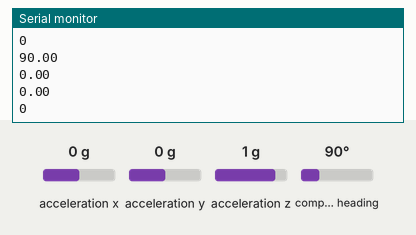
The sketch below on a simulated Arduino Uno, built with avr-gcc and run on an emulated ATmega328P. Shown: the last lines printed to the serial monitor. Inputs (shaded band) come from the test bench; at power-on: acceleration x 0 g, acceleration y 0 g, acceleration z 1 g, compass heading 90°.

Above: at 1.2 s.
1.3 s: acceleration x set to -1.4 g
At 2.6 s:
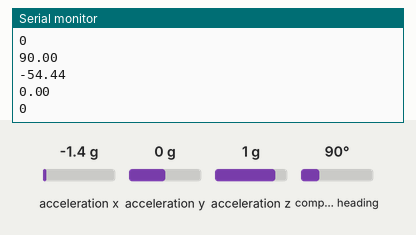
2.8 s: acceleration y set to -1.4 g
At 3.7 s:
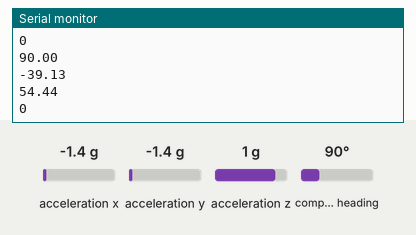
4.3 s: acceleration z set to -1.4 g
At 5.6 s:
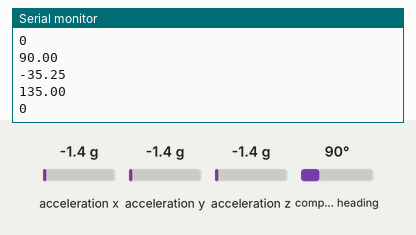
5.8 s: compass heading set to 7°
At 6.5 s:
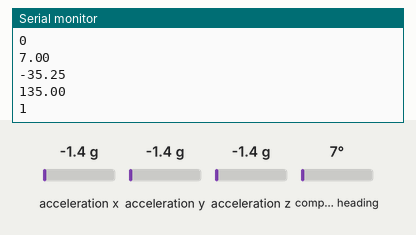
Timing chart, 0 to 8.3 s (numbered marks = the images above; inputs shaded):
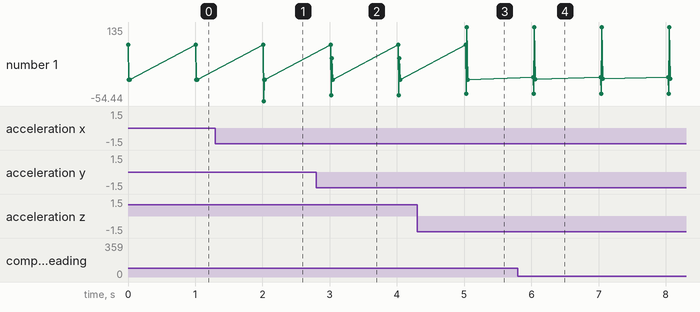

Measured:
- after the input at 1.3 s, the serial monitor: prints a new line after 0.72 s (image 1)
- after the input at 2.8 s, the serial monitor: prints a new line after 0.22 s (image 2)
- after the input at 4.3 s, the serial monitor: prints a new line after 0.73 s (image 3)
- after the input at 5.8 s, the serial monitor: prints a new line after 0.23 s (image 4)
- plotted number 1: 0 → 3 after the input at 5.8 s

The sketch:

bno055.ino
```cpp
#include <Wire.h>
#include <SPI.h>
#include <Adafruit_Sensor.h>
#include <Adafruit_BNO055.h>
#include <utility/imumaths.h>


Adafruit_BNO055 bno = Adafruit_BNO055(55);


float imu_x = 0;
float imu_y = 0;
float imu_z = 0;
float acc_x = 0;
float acc_y = 0;
float acc_z = 0;
int sayac = 0;

void setup(void)
{
  Serial.begin(9600);

   if(!bno.begin())
  {
    Serial.println("BNO055");
    delay(5000);
  }
  bno.setExtCrystalUse(true);
}

void loop()
{
  imu::Vector<3> euler = bno.getVector(Adafruit_BNO055::VECTOR_EULER);
  imu::Vector<3> acc = bno.getVector(Adafruit_BNO055::VECTOR_ACCELEROMETER);
  imu_x=euler.x();
  imu_y=euler.y();
  imu_z=euler.z();
  acc_x=acc.x();
  acc_y=acc.y();
  acc_z=acc.z();
  Serial.println(imu_x);
  Serial.println(imu_y);
  Serial.println(imu_z);
  Serial.println();
  if (imu_x<60)
  {
    sayac=sayac+1;
  }


  Serial.println(sayac);
  delay(1000);
}
```
